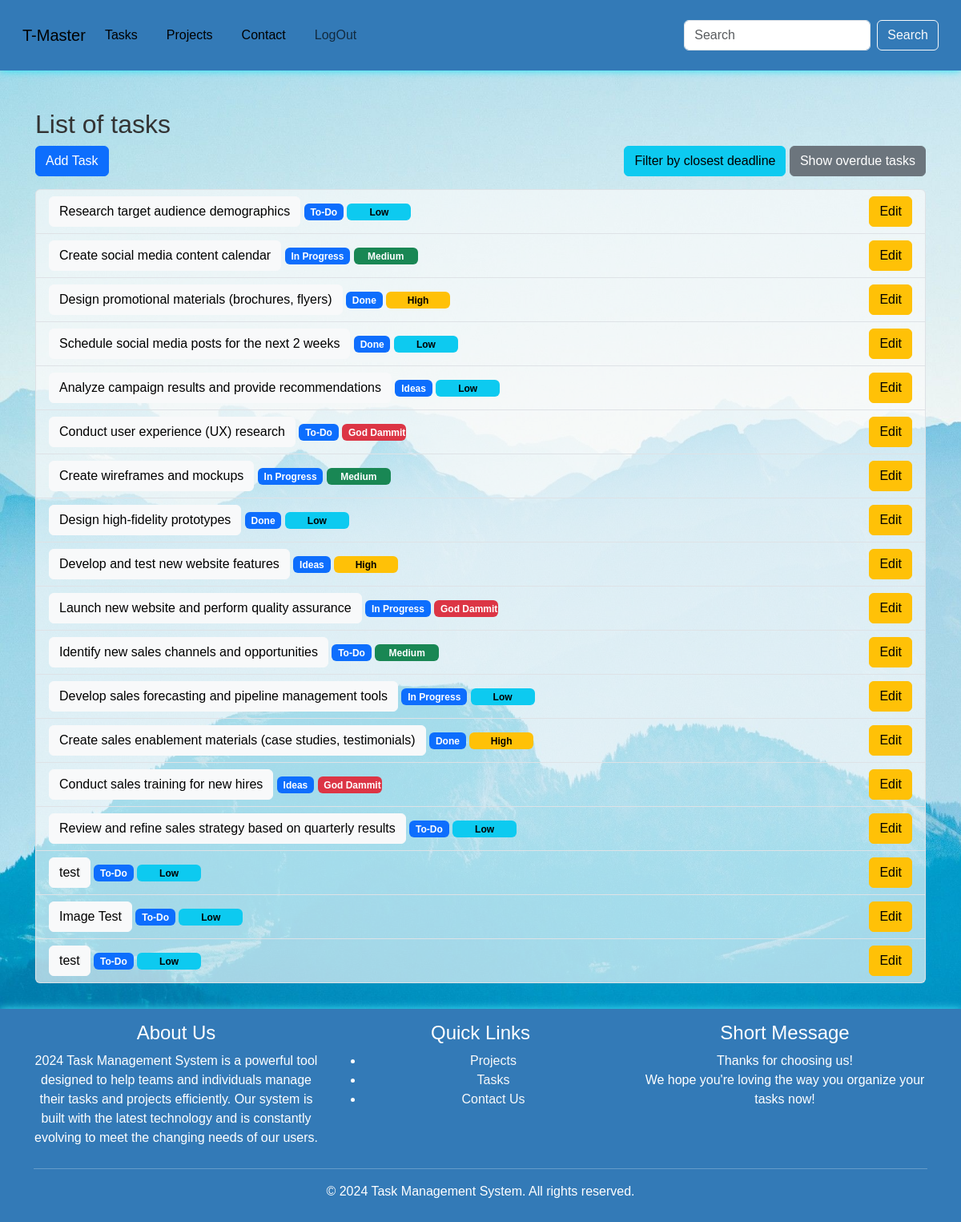
Page /tasks/ (signed in) on the committed database.
### system/models.py (models this page shows, shortened)
class Task(models.Model):
    STATUS_CHOICES = [
        ("To-Do", "todo"),
        ("In Progress", "in_progress"),
        ("Done", "done"),
        ("Ideas", "ideas"),
    ]
    PRIORITY_CHOICES = [
        ("Low", "low"),
        ("Medium", "medium"),
        ("High", "high"),
        ("God Dammit", "gd"),  # why not ;)
    ]
    title = models.CharField(max_length=256)
    creator = models.ForeignKey(User, on_delete=models.CASCADE, related_name="tasks")
    project = models.ForeignKey(Project, on_delete=models.CASCADE, related_name="tasks_in_project",  blank=True, null=True)
    description = models.TextField()
    image = models.ImageField(upload_to='ts_img/', blank=True, null=True)
    files = models.FileField(upload_to='ts_files/', blank=True, null=True)
    link = models.URLField(max_length=200, blank=True, null=True)
    status = models.CharField(max_length=20, choices=STATUS_CHOICES, default="todo")
    priority = models.CharField(max_length=20, choices= PRIORITY_CHOICES, default="medium")
    due_date = models.DateField(null=True, blank=True)
    time = models.DateTimeField(auto_now_add=True, null=True )

### system/views.py (the view)
# urls.py: path('tasks/', views.TaskListView.as_view(), name="task-list"),
class TaskListView(LoginRequiredMixin, ListView):
    model = Task
    context_object_name = "tasks"
    template_name = "task_list.html"
    def get_queryset(self):
        queryset = super().get_queryset()
        creator = self.request.user
        if creator:
            queryset = queryset.filter(creator__username=creator)
        if self.request.GET.get('filter_by_deadline'):
            queryset = queryset.filter(due_date__gte=datetime.today()).order_by('due_date')
        if self.request.GET.get('filter_overdue'):
            queryset = queryset.filter(due_date__lte=datetime.today()).exclude(status="Done")
        return queryset

### templates/task_list.html (shortened to what this page needs)
{% extends "base.html" %}
{% block content %}
    <div class="container mt-3">
        <h2>List of tasks</h2>
        <div class="d-flex justify-content-between">
            <a href="{% url "system:task-create"%}" type="button" class="btn btn-primary">Add Task</a>
            <form action="" method="get">
                <button type="submit" name="filter_by_deadline" value="True" class="btn btn-info">Filter by closest deadline</button>
                <button type="submit" name="filter_overdue" value="True" class="btn btn-secondary">Show overdue tasks</button>
            </form>
        </div>
        <ul id="task-list" class="list-group">
            {% for task in tasks %}
            <li class="list-group-item d-flex justify-content-between align-items-center">
                <div>
                    <a href="{% url "system:task-detail" task.pk%}" type="button" class="btn btn-light">{{ task.title }}</a>
                    <span class="badge text-bg-primary">{{ task.status }}</span>
                    <span style="width: 5rem;"
                        {% if task.priority == 'Low' %} class="badge text-bg-info" {% endif %}
                        {% if task.priority == 'Medium' %} class="badge text-bg-success" {% endif %}
                        {% if task.priority == 'High' %} class="badge text-bg-warning" {% endif %}
                        {% if task.priority == 'God Dammit' %} class="badge text-bg-danger" {% endif %}
                    >{{ task.priority }}</span>
                </div>
                <a href="{% url "system:task-update" task.id%}" class="btn btn-warning">Edit</a>
            </li>
            {% empty %}
            <li class="list-group-item">Task not found. </li>
            {% endfor %}
        </ul>
    </div>
{% endblock %}

### templates/base.html (style rules this page uses)
* { box-sizing: border-box; margin: 0; padding: 0; }
.list-group-item { position: relative; display: block; padding: var(--bs-list-group-item-padding-y) var(--bs-list-group-item-padding-x); color: #0a5eb1; text-decoration: none; background-color: #fcfcfca6; border: var(--bs-list-group-border-width) solid var(--bs-list-group-border-color); }
body { font-family: Arial, sans-serif; font-size: 16px; line-height: 1.5; color: #333; background-color: #f7f7f7; background-image: url('/static/img/background.jpg'); height: 100%; background-position: center; background-repeat: no-repeat; background-size: cover; }
a { text-decoration: none; color: #337ab7; }

### rows in the picture
Task: title "Research target audience demographics", status "To-Do", priority "Low"
Task: title "Create social media content calendar", status "In Progress", priority "Medium"
Task: title "Design promotional materials (brochures, flyers)", status "Done", priority "High"
Task: title "Schedule social media posts for the next 2 weeks", status "Done", priority "Low"
Task: title "Analyze campaign results and provide recommendations", status "Ideas", priority "Low"
Task: title "Conduct user experience (UX) research", status "To-Do", priority "God Dammit"
Task: title "Create wireframes and mockups", status "In Progress", priority "Medium"
Task: title "Design high-fidelity prototypes", status "Done", priority "Low"
Task: title "Develop and test new website features", status "Ideas", priority "High"
Task: title "Launch new website and perform quality assurance", status "In Progress", priority "God Dammit"
Task: title "Identify new sales channels and opportunities", status "To-Do", priority "Medium"
Task: title "Develop sales forecasting and pipeline management tools", status "In Progress", priority "Low"
Task: title "Create sales enablement materials (case studies, testimonials)", status "Done", priority "High"
Task: title "Conduct sales training for new hires", status "Ideas", priority "God Dammit"
Task: title "Review and refine sales strategy based on quarterly results", status "To-Do", priority "Low"
Task: title "test", status "To-Do", priority "Low"
Task: title "Image Test", status "To-Do", priority "Low"
Task: title "test", status "To-Do", priority "Low"
